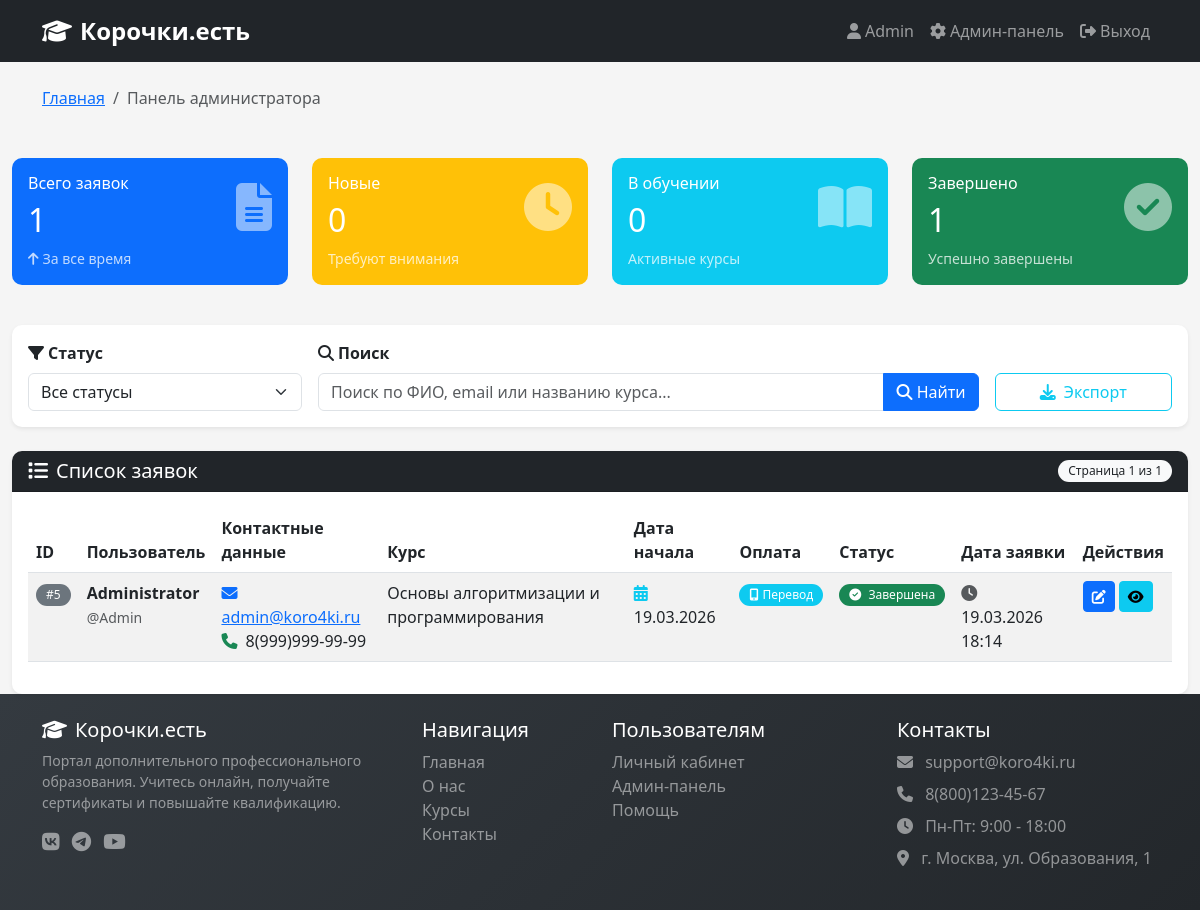
/admin.php (signed in), run on the app's committed database.
### tables this page shows
CREATE TABLE `applications` (
  `id` int NOT NULL,
  `user_id` int NOT NULL,
  `course_id` int NOT NULL,
  `start_date` date NOT NULL,
  `payment_method` enum('cash','transfer') NOT NULL,
  `comments` text,
  `admin_notes` text,
  `status` enum('new','in_progress','completed') DEFAULT 'new',
  `created_at` timestamp NULL DEFAULT CURRENT_TIMESTAMP,
  `updated_at` timestamp NULL DEFAULT CURRENT_TIMESTAMP ON UPDATE CURRENT_TIMESTAMP
);

CREATE TABLE `users` (
  `id` int NOT NULL,
  `login` varchar(50) NOT NULL,
  `password` varchar(255) NOT NULL,
  `full_name` varchar(100) NOT NULL,
  `phone` varchar(20) NOT NULL,
  `email` varchar(100) NOT NULL,
  `role` enum('user','admin') DEFAULT 'user',
  `created_at` timestamp NULL DEFAULT CURRENT_TIMESTAMP
);

CREATE TABLE `courses` (
  `id` int NOT NULL,
  `name` varchar(100) NOT NULL,
  `description` text
);

### admin.php (the view, shortened to what this page needs)
<?php
require_once 'includes/config.php';
$total_applications = $pdo->query("SELECT COUNT(*) FROM applications")->fetchColumn();
$new_applications = $pdo->query("SELECT COUNT(*) FROM applications WHERE status = 'new'")->fetchColumn();
$in_progress = $pdo->query("SELECT COUNT(*) FROM applications WHERE status = 'in_progress'")->fetchColumn();
$completed = $pdo->query("SELECT COUNT(*) FROM applications WHERE status = 'completed'")->fetchColumn();
$page = isset($_GET['page']) ? (int)$_GET['page'] : 1;
$limit = 10;
$offset = ($page - 1) * $limit;
$status_filter = isset($_GET['status']) ? $_GET['status'] : '';
$search = isset($_GET['search']) ? $_GET['search'] : '';
$query = "
    SELECT a.*, u.full_name, u.login, u.email, u.phone, c.name as course_name
    FROM applications a
    JOIN users u ON a.user_id = u.id
    JOIN courses c ON a.course_id = c.id
    WHERE 1=1
";
$count_query = "SELECT COUNT(*) FROM applications a WHERE 1=1";
$query .= " ORDER BY a.created_at DESC";
$stmt = $pdo->prepare($count_query);
$stmt->execute();
$total_records = $stmt->fetchColumn();
$total_pages = ceil($total_records / $limit);
$query .= " LIMIT :limit OFFSET :offset";
$stmt = $pdo->prepare($query);
$stmt->bindValue(':limit', (int)$limit, PDO::PARAM_INT);
$stmt->bindValue(':offset', (int)$offset, PDO::PARAM_INT);
$stmt->execute();
$applications = $stmt->fetchAll();
?>
<!DOCTYPE html>
<html lang="ru">
<head>
    <link href="https://cdn.jsdelivr.net/npm/bootstrap@5.3.0/dist/css/bootstrap.min.css" rel="stylesheet">
    <link rel="stylesheet" href="https://cdnjs.cloudflare.com/ajax/libs/font-awesome/6.4.0/css/all.min.css">
    <link rel="stylesheet" href="assets/css/style.css">
</head>
<body>
    <?php include 'includes/header.php'; ?>
    <div class="container-fluid mt-4">
        <div class="row mb-4">
            <div class="col-md-3 mb-3">
                <div class="card stat-card bg-primary text-white">
                    <div class="card-body">
                        <div class="d-flex justify-content-between align-items-center">
                            <div>
                                <h6 class="mb-0">Всего заявок</h6>
                                <h2 class="mt-2 mb-0"><?php echo $total_applications; ?></h2>
                            </div>
                            <i class="fas fa-file-alt fa-3x opacity-50"></i>
                        </div>
                        <small class="d-block mt-2 opacity-75">
                            <i class="fas fa-arrow-up me-1"></i>За все время
                        </small>
                    </div>
                </div>
            </div>
            <div class="col-md-3 mb-3">
                <div class="card stat-card bg-warning text-white">
                    <div class="card-body">
                        <div class="d-flex justify-content-between align-items-center">
                            <div>
                                <h6 class="mb-0">Новые</h6>
                                <h2 class="mt-2 mb-0"><?php echo $new_applications; ?></h2>
                            </div>
                            <i class="fas fa-clock fa-3x opacity-50"></i>
                        </div>
                        <small class="d-block mt-2 opacity-75">
                            Требуют внимания
                        </small>
                    </div>
                </div>
            </div>
            <div class="col-md-3 mb-3">
                <div class="card stat-card bg-info text-white">
                    <div class="card-body">
                        <div class="d-flex justify-content-between align-items-center">
                            <div>
                                <h6 class="mb-0">В обучении</h6>
                                <h2 class="mt-2 mb-0"><?php echo $in_progress; ?></h2>
                            </div>
                            <i class="fas fa-book-open fa-3x opacity-50"></i>
                        </div>
                        <small class="d-block mt-2 opacity-75">
                            Активные курсы
                        </small>
                    </div>
                </div>
            </div>
            <div class="col-md-3 mb-3">
                <div class="card stat-card bg-success text-white">
                    <div class="card-body">
                        <div class="d-flex justify-content-between align-items-center">
                            <div>
                                <h6 class="mb-0">Завершено</h6>
                                <h2 class="mt-2 mb-0"><?php echo $completed; ?></h2>
                            </div>
                            <i class="fas fa-check-circle fa-3x opacity-50"></i>
                        </div>
                        <small class="d-block mt-2 opacity-75">
                            Успешно завершены
                        </small>
                    </div>
                </div>
            </div>
        </div>
        <div class="card mb-4 shadow-sm">
            <div class="card-body">
                <form method="GET" class="row g-3" id="filterForm">
                    <div class="col-md-3">
                        <label for="status" class="form-label fw-bold">
                            <i class="fas fa-filter me-1"></i>Статус
                        </label>
                        <select class="form-select" id="status" name="status" onchange="this.form.submit()">
                            <option value="">Все статусы</option>
                        </select>
                    </div>
                    <div class="col-md-7">
                        <label for="search" class="form-label fw-bold">
                            <i class="fas fa-search me-1"></i>Поиск
                        </label>
                        <div class="input-group">
                            <input type="text" class="form-control" id="search" name="search"
                                   value="<?php echo htmlspecialchars($search); ?>"
                                   placeholder="Поиск по ФИО, email или названию курса...">
                            <button class="btn btn-primary" type="submit">
                                <i class="fas fa-search"></i> Найти
                            </button>
                        </div>
                    </div>
                    <div class="col-md-2 d-flex align-items-end">
                        <button type="button" class="btn btn-outline-info w-100" onclick="exportTable()">
                            <i class="fas fa-download me-2"></i>Экспорт
                        </button>
                    </div>
                </form>
            </div>
        </div>
        <div class="card shadow-sm">
            <div class="card-header bg-dark text-white d-flex justify-content-between align-items-center">
                <h5 class="mb-0">
                    <i class="fas fa-list me-2"></i>Список заявок
                </h5>
                <span class="badge bg-light text-dark">
                    Страница <?php echo $page; ?> из <?php echo $total_pages ?: 1; ?>
                </span>
            </div>
            <div class="card-body">
                <?php if (empty($applications)): ?>
                    <div class="text-center py-5">
                        <i class="fas fa-inbox fa-4x text-muted mb-3"></i>
                        <p class="text-muted mb-0">Заявок не найдено</p>
                        <?php if (!empty($search) || !empty($status_filter)): ?>
                            <a href="admin.php" class="btn btn-primary mt-3">
                                <i class="fas fa-times me-2"></i>Сбросить фильтры
                            </a>
                        <?php endif; ?>
                    </div>
                <?php else: ?>
                    <div class="table-responsive">
                        <table class="table table-hover table-striped" id="applicationsTable">
                            <thead>
                                <tr>
                                    <th>ID</th>
                                    <th>Пользователь</th>
                                    <th>Контактные данные</th>
                                    <th>Курс</th>
                                    <th>Дата начала</th>
                                    <th>Оплата</th>
                                    <th>Статус</th>
                                    <th>Дата заявки</th>
                                    <th>Действия</th>
                                </tr>
                            </thead>
                            <tbody>
                                <?php foreach ($applications as $index => $app): ?>
                                    <tr class="animate__animated animate__fadeIn" style="animation-delay: <?php echo $index * 0.05; ?>s">
                                        <td>
                                            <span class="badge bg-secondary">#<?php echo $app['id']; ?></span>
                                        </td>
                                        <td>
                                            <strong><?php echo htmlspecialchars($app['full_name']); ?></strong><br>
                                            <small class="text-muted">@<?php echo htmlspecialchars($app['login']); ?></small>
                                        </td>
                                        <td>
                                            <i class="fas fa-envelope text-primary me-1"></i>
                                            <a href="mailto:<?php echo htmlspecialchars($app['email']); ?>">
                                                <?php echo htmlspecialchars($app['email']); ?>
                                            </a><br>
                                            <i class="fas fa-phone text-success me-1"></i>
                                            <?php echo htmlspecialchars($app['phone']); ?>
                                        </td>
                                        <td><?php echo htmlspecialchars($app['course_name']); ?></td>
                                        <td>
                                            <i class="fas fa-calendar-alt text-info me-1"></i>
                                            <?php echo date('d.m.Y', strtotime($app['start_date'])); ?>
                                        </td>
                                        <td>
                                            <?php if ($app['payment_method'] == 'cash'): ?>
                                                <span class="badge bg-success">
                                                    <i class="fas fa-money-bill-wave me-1"></i>Наличные
                                                </span>
                                            <?php else: ?>
                                                <span class="badge bg-info">
                                                    <i class="fas fa-mobile-alt me-1"></i>Перевод
                                                </span>
                                            <?php endif; ?>
                                        </td>
                                        <td>
                                            <span class="badge <?php
                                                echo $app['status'] == 'new' ? 'bg-warning text-dark' :
                                                    ($app['status'] == 'in_progress' ? 'bg-info' : 'bg-success');
                                            ?>">
                                                <i class="fas <?php
                                                    echo $app['status'] == 'new' ? 'fa-clock' :
                                                        ($app['status'] == 'in_progress' ? 'fa-book-open' : 'fa-check-circle');
                                                ?> me-1"></i>
                                                <?php
                                                echo $app['status'] == 'new' ? 'Новая' :
                                                    ($app['status'] == 'in_progress' ? 'В обучении' : 'Завершена');
                                                ?>
                                            </span>
                                        </td>
                                        <td>
                                            <i class="fas fa-clock text-muted me-1"></i>
                                            <?php echo date('d.m.Y H:i', strtotime($app['created_at'])); ?>
                                        </td>
                                        <td>
                                            <button class="btn btn-sm btn-primary action-btn"
                                                    onclick="showStatusModal(<?php echo $app['id']; ?>, '<?php echo $app['status']; ?>')"
                                                    data-bs-toggle="tooltip" title="Изменить статус">
                                                <i class="fas fa-edit"></i>
                                            </button>
                                            <button class="btn btn-sm btn-info action-btn"
                                                    onclick="viewDetails(<?php echo $app['id']; ?>)"
                                                    data-bs-toggle="tooltip" title="Просмотр деталей">
                                                <i class="fas fa-eye"></i>
                                            </button>
                                        </td>
                                    </tr>
                                <?php endforeach; ?>
                            </tbody>
                        </table>
                    </div>
                <?php endif; ?>
            </div>
        </div>
    </div>
    <?php include 'includes/footer.php'; ?>
</body>
</html>

### data on the page
applications: id "5", user.full_name "Administrator", user.login "Admin", user.email "admin@koro4ki.ru", user.phone "8(999)999-99-99", course.name "Основы алгоритмизации и программирования", start_date "19.03.2026", payment_method "Перевод", status "Завершена", created_at "19.03.2026 18:14"

### other printed values
$_SESSION['user_login'] "Admin"
$total_applications "1"
$new_applications "0"
$in_progress "0"
$completed "1"
$page "1"
$total_pages ?: 1 "1"
